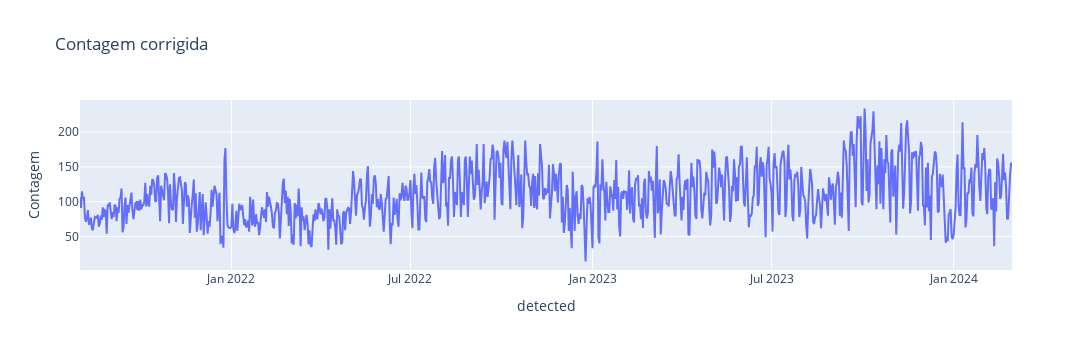

Write notebook code for a chart like this one.
### Code cell
df_corrigido_final = resultados_corrigidos[-1]
fig = px.line(df_corrigido_final, y=contador_id, 
                title="Contagem corrigida",
                labels={"index": "Data", contador_id: "Contagem"})
fig.update_layout(width=1300, height=350)
fig.show()


# Se eu quiser fazer para todos os contadores

# for contador_id, lista_resultados in resultados_corrigidos_por_contador.items():
#     if not lista_resultados:
#         continue  # pular se a lista estiver vazia

#     df_corrigido_final = lista_resultados[-1]  # último resultado corrigido

#     fig = px.line(
#         df_corrigido_final,
#         y=contador_id,
#         title=f"Contagem corrigida - {contador_id}",
#         labels={"index": "Data", contador_id: "Contagem"}
#     )
#     fig.update_layout(width=1300, height=350)
#     fig.show()

### Figure 1 — Plotly figure (JSON) as saved in the notebook; plotly's stock layout.template omitted (floating-point values rounded to 4 significant figures; data arrays with more than 128 entries replaced by an {"elided": "..."} marker saying what was removed)
{"data": [{"hovertemplate": "detected=%{x}<br>Contagem=%{y}<extra></extra>", "legendgroup": "", "line": {"color": "#636efa", "dash": "solid"}, "marker": {"symbol": "circle"}, "mode": "lines", "name": "", "orientation": "v", "showlegend": false, "type": "scatter", "x": {"elided": "943 str values"}, "xaxis": "x", "y": {"elided": "943 float values"}, "yaxis": "y"}], "layout": {"height": 350, "legend": {"tracegroupgap": 0}, "title": {"text": "Contagem corrigida"}, "width": 1300, "xaxis": {"anchor": "y", "domain": [0, 1], "title": {"text": "detected"}}, "yaxis": {"anchor": "x", "domain": [0, 1], "title": {"text": "Contagem"}}}}
